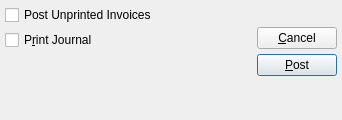
<?xml version="1.0" encoding="UTF-8"?>
<ui version="4.0">
 <comment>This file is part of the xTuple ERP: PostBooks Edition, a free and
open source Enterprise Resource Planning software suite,
Copyright (c) 1999-2019 by OpenMFG LLC, d/b/a xTuple.
It is licensed to you under the Common Public Attribution License
version 1.0, the full text of which (including xTuple-specific Exhibits)
is available at www.xtuple.com/CPAL.  By using this software, you agree
to be bound by its terms.</comment>
 <class>postInvoices</class>
 <widget class="QDialog" name="postInvoices">
  <property name="geometry">
   <rect>
    <x>0</x>
    <y>0</y>
    <width>342</width>
    <height>120</height>
   </rect>
  </property>
  <property name="windowTitle">
   <string>Post Invoices</string>
  </property>
  <layout class="QHBoxLayout">
   <item>
    <layout class="QVBoxLayout">
     <property name="spacing">
      <number>0</number>
     </property>
     <item>
      <layout class="QVBoxLayout">
       <item>
        <layout class="QHBoxLayout">
         <property name="spacing">
          <number>0</number>
         </property>
         <item>
          <widget class="XCheckBox" name="_postUnprinted">
           <property name="text">
            <string>Post Unprinted Invoices</string>
           </property>
          </widget>
         </item>
         <item>
          <spacer>
           <property name="orientation">
            <enum>Qt::Horizontal</enum>
           </property>
           <property name="sizeType">
            <enum>QSizePolicy::Expanding</enum>
           </property>
           <property name="sizeHint" stdset="0">
            <size>
             <width>0</width>
             <height>10</height>
            </size>
           </property>
          </spacer>
         </item>
        </layout>
       </item>
       <item>
        <layout class="QHBoxLayout">
         <item>
          <widget class="XCheckBox" name="_printJournal">
           <property name="text">
            <string>P&amp;rint Journal</string>
           </property>
          </widget>
         </item>
         <item>
          <spacer>
           <property name="orientation">
            <enum>Qt::Horizontal</enum>
           </property>
           <property name="sizeType">
            <enum>QSizePolicy::Expanding</enum>
           </property>
           <property name="sizeHint" stdset="0">
            <size>
             <width>0</width>
             <height>10</height>
            </size>
           </property>
          </spacer>
         </item>
        </layout>
       </item>
      </layout>
     </item>
     <item>
      <spacer>
       <property name="orientation">
        <enum>Qt::Vertical</enum>
       </property>
       <property name="sizeType">
        <enum>QSizePolicy::Expanding</enum>
       </property>
       <property name="sizeHint" stdset="0">
        <size>
         <width>20</width>
         <height>51</height>
        </size>
       </property>
      </spacer>
     </item>
    </layout>
   </item>
   <item>
    <layout class="QVBoxLayout">
     <item>
      <layout class="QVBoxLayout">
       <item>
        <widget class="QPushButton" name="_close">
         <property name="text">
          <string>&amp;Cancel</string>
         </property>
        </widget>
       </item>
       <item>
        <widget class="QPushButton" name="_post">
         <property name="text">
          <string>&amp;Post</string>
         </property>
         <property name="default">
          <bool>true</bool>
         </property>
        </widget>
       </item>
      </layout>
     </item>
     <item>
      <spacer>
       <property name="orientation">
        <enum>Qt::Vertical</enum>
       </property>
       <property name="sizeType">
        <enum>QSizePolicy::Preferred</enum>
       </property>
       <property name="sizeHint" stdset="0">
        <size>
         <width>20</width>
         <height>16</height>
        </size>
       </property>
      </spacer>
     </item>
    </layout>
   </item>
  </layout>
 </widget>
 <layoutdefault spacing="5" margin="5"/>
 <customwidgets>
  <customwidget>
   <class>XCheckBox</class>
   <extends>QCheckBox</extends>
   <header>xcheckbox.h</header>
  </customwidget>
 </customwidgets>
 <tabstops>
  <tabstop>_postUnprinted</tabstop>
  <tabstop>_printJournal</tabstop>
  <tabstop>_post</tabstop>
  <tabstop>_close</tabstop>
 </tabstops>
 <resources/>
 <connections>
  <connection>
   <sender>_close</sender>
   <signal>clicked()</signal>
   <receiver>postInvoices</receiver>
   <slot>close()</slot>
   <hints>
    <hint type="sourcelabel">
     <x>20</x>
     <y>20</y>
    </hint>
    <hint type="destinationlabel">
     <x>20</x>
     <y>20</y>
    </hint>
   </hints>
  </connection>
 </connections>
</ui>
